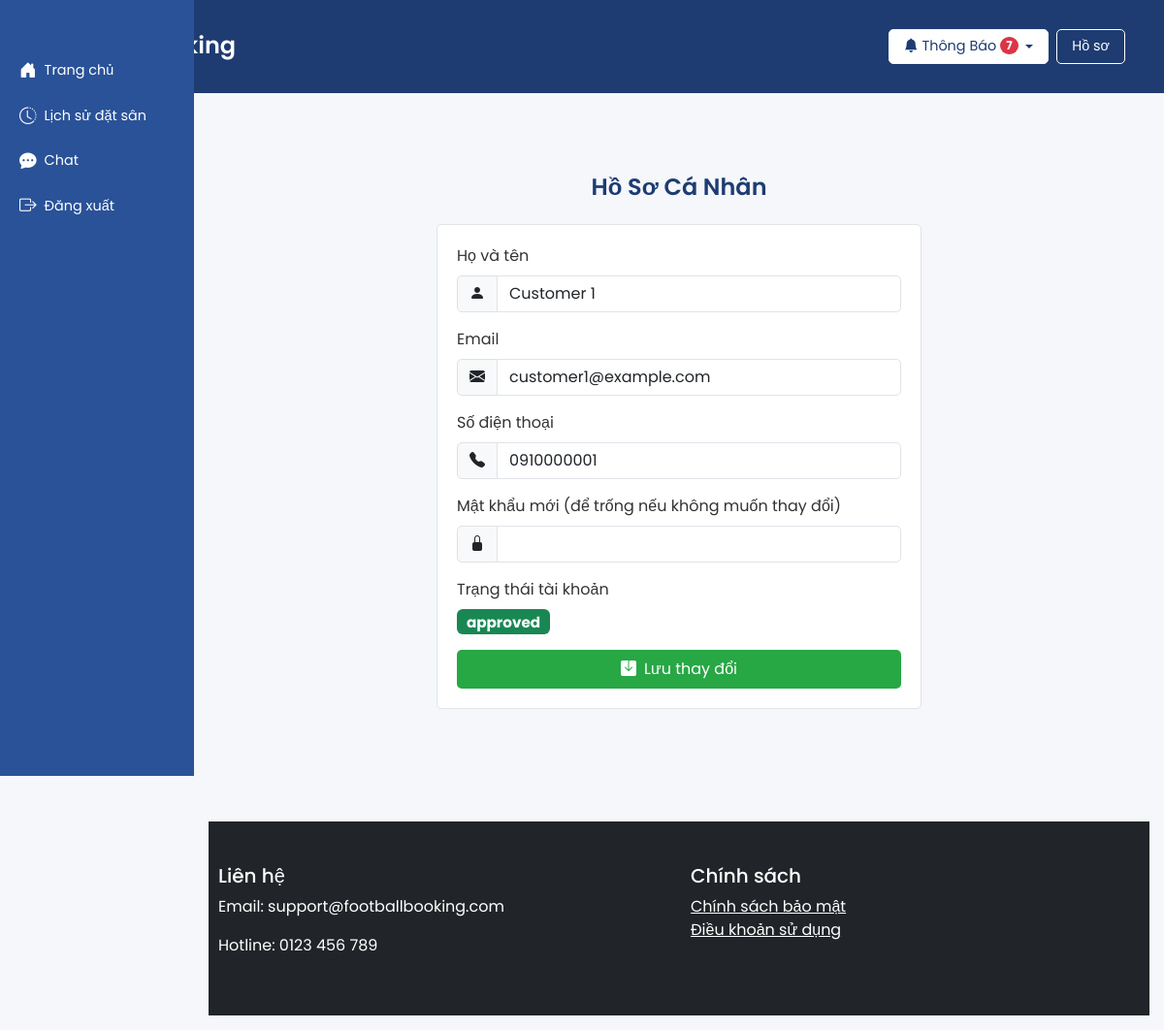
Page /profile.php (signed in) on the committed database.
### tables this page shows
CREATE TABLE users (
    id INT AUTO_INCREMENT PRIMARY KEY,
    full_name VARCHAR(255) NOT NULL,
    email VARCHAR(255) UNIQUE NOT NULL,
    phone VARCHAR(20),
    password VARCHAR(255) NOT NULL,
    account_type ENUM('customer', 'owner', 'admin') NOT NULL,
    status ENUM('pending', 'approved', 'rejected') DEFAULT 'approved',
    created_at TIMESTAMP DEFAULT CURRENT_TIMESTAMP
);

### profile.php (the view, shortened to what this page needs)
<?php
require_once 'includes/config.php';
$user_id = $_SESSION['user_id'];
$stmt = $pdo->prepare("SELECT full_name, email, phone, status FROM users WHERE id = ?");
$stmt->execute([$user_id]);
$user = $stmt->fetch(PDO::FETCH_ASSOC);
$full_name = $user['full_name'];
$email = $user['email'];
$phone = $user['phone'];
$status = $user['status'];
require_once 'includes/header.php';
?>
<section class="profile py-5">
    <div class="container">
        <h2 class="section-title">Hồ Sơ Cá Nhân</h2>
        <div class="profile-form">
            <form method="POST">
                <div class="mb-3">
                    <label for="full_name" class="form-label">Họ và tên</label>
                    <div class="input-group">
                        <span class="input-group-text"><i class="bi bi-person-fill"></i></span>
                        <input type="text" name="full_name" id="full_name" class="form-control" value="<?php echo htmlspecialchars($full_name); ?>" required>
                    </div>
                </div>
                <div class="mb-3">
                    <label for="email" class="form-label">Email</label>
                    <div class="input-group">
                        <span class="input-group-text"><i class="bi bi-envelope-fill"></i></span>
                        <input type="email" name="email" id="email" class="form-control" value="<?php echo htmlspecialchars($email); ?>" readonly>
                    </div>
                </div>
                <div class="mb-3">
                    <label for="phone" class="form-label">Số điện thoại</label>
                    <div class="input-group">
                        <span class="input-group-text"><i class="bi bi-telephone-fill"></i></span>
                        <input type="text" name="phone" id="phone" class="form-control" value="<?php echo htmlspecialchars($phone); ?>" required>
                    </div>
                </div>
                <div class="mb-3">
                    <label for="password" class="form-label">Mật khẩu mới (để trống nếu không muốn thay đổi)</label>
                    <div class="input-group">
                        <span class="input-group-text"><i class="bi bi-lock-fill"></i></span>
                        <input type="password" name="password" id="password" class="form-control">
                    </div>
                </div>
                <div class="mb-3">
                    <label class="form-label">Trạng thái tài khoản</label>
                    <div>
                        <span class="badge <?php echo $status === 'pending' ? 'bg-warning' : ($status === 'approved' ? 'bg-success' : 'bg-danger'); ?> status-badge">
                            <?php echo htmlspecialchars($status); ?>
                        </span>
                    </div>
                </div>
                <button type="submit" name="update_profile" class="btn btn-primary d-flex align-items-center justify-content-center gap-2">
                    <i class="bi bi-save-fill"></i> Lưu thay đổi
                </button>
            </form>
        </div>
    </div>
</section>
<?php require_once 'includes/footer.php'; ?>

### profile.php (style rules this page uses)
.section-title { font-weight: 600; color: #1e3c72; font-size: 1.5rem; margin-bottom: 1.5rem; text-align: center; }
.profile-form { max-width: 500px; margin: 0 auto; background-color: #fff; padding: 20px; border-radius: 5px; border: 1px solid #e0e4e9; }
.form-control { border-radius: 5px; border: 1px solid #e0e4e9; font-size: 1rem; }
.input-group-text { border-radius: 5px 0 0 5px; }
.btn-primary { background-color: #28a745; border: none; padding: 8px 20px; font-size: 1rem; width: 100%; }
.status-badge { font-size: 0.95rem; }

### rows in the picture
users: full_name "Customer 1", email "customer1@example.com", phone "0910000001", status "approved"

### other values in the picture
$unread_notifications_count "7"
